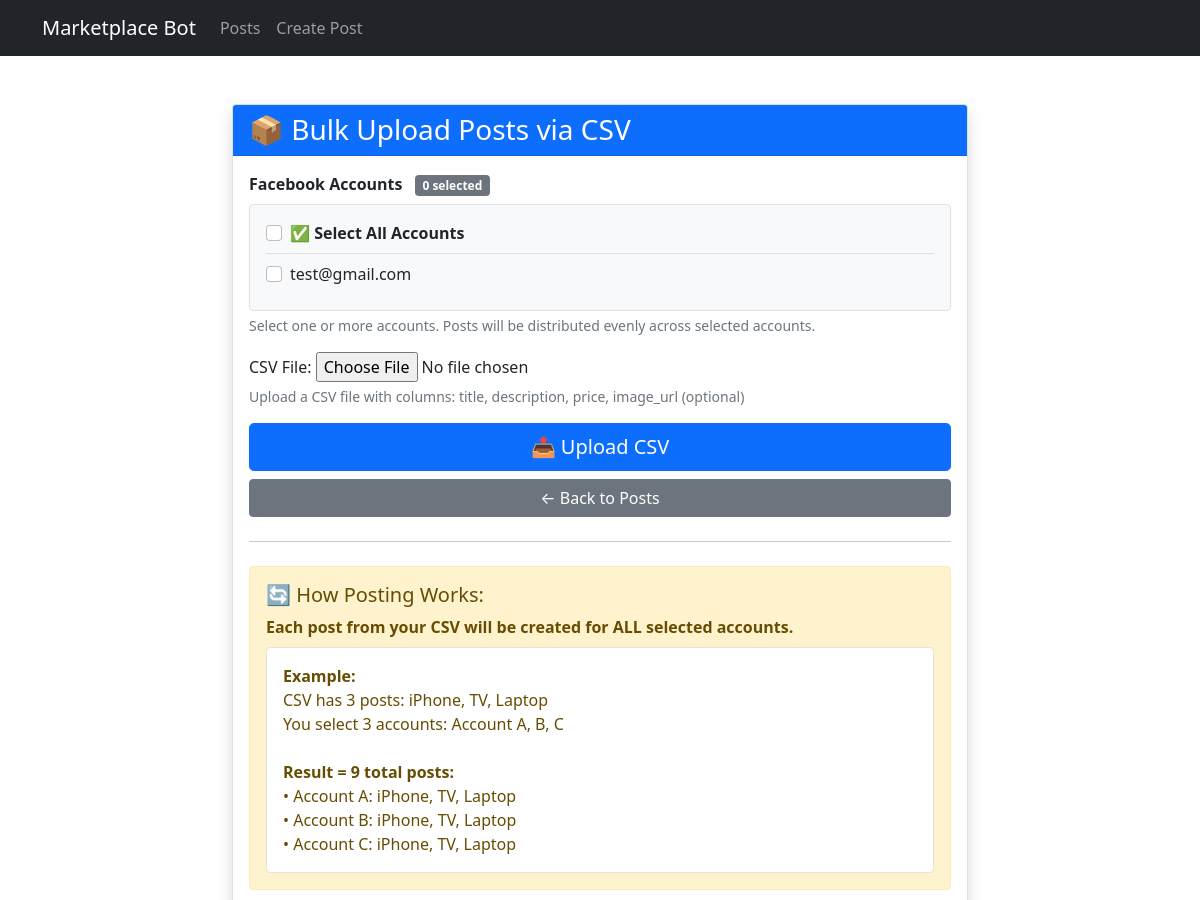
Page /bulk-upload/ (upper part) on the earlier database version.
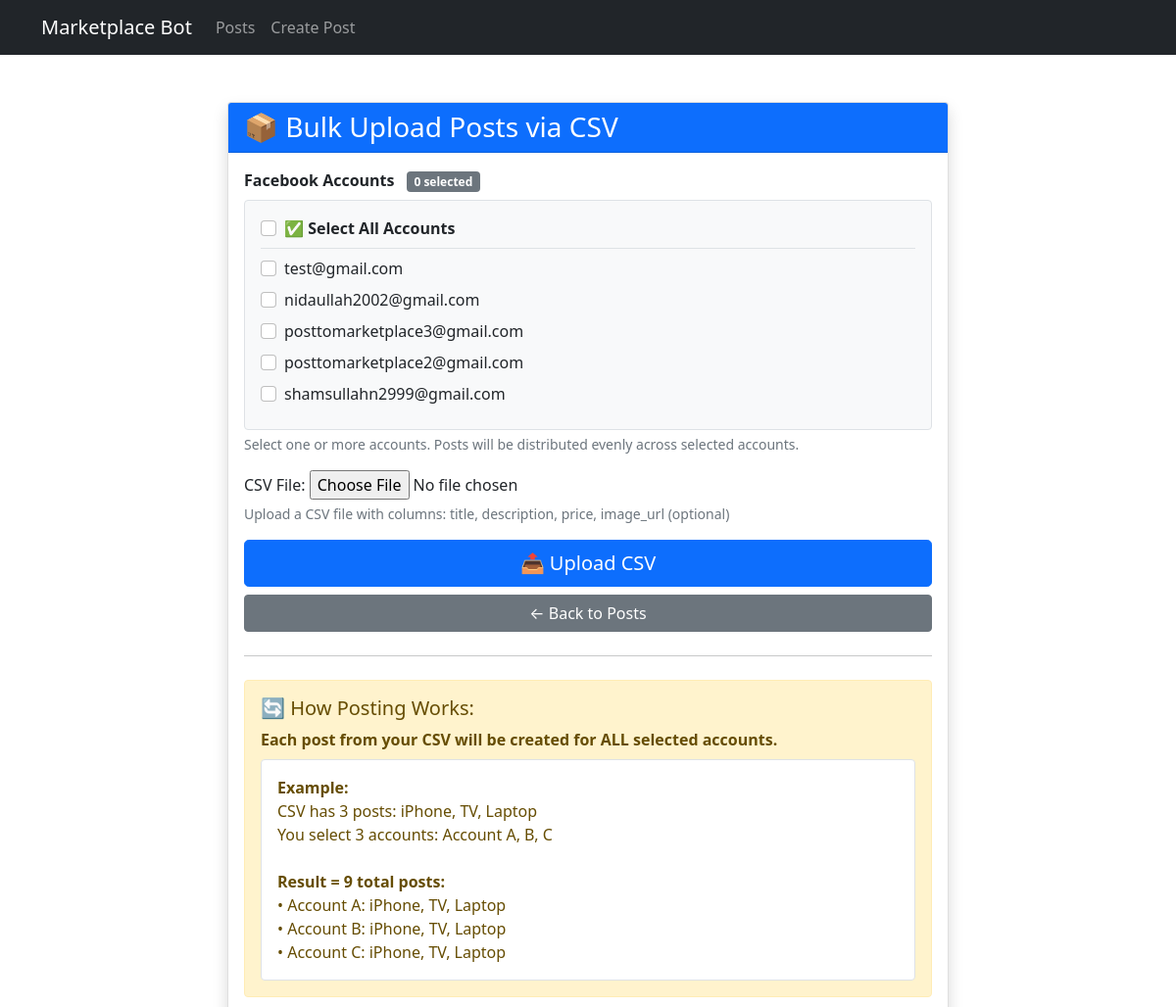
Same page on the later database version.
### accounts/models.py (models this page shows, shortened)
class FacebookAccount(models.Model):
    user = models.ForeignKey(settings.AUTH_USER_MODEL, on_delete=models.CASCADE,
                             related_name='facebook_accounts', null=True, blank=True)
    email = models.EmailField()
    encrypted_password = models.TextField()  # Encrypted password storage
    session_cookie = models.TextField(blank=True, null=True)
    created_at = models.DateTimeField(auto_now_add=True)
    @property
    def password(self):
        """
        Property for backward compatibility.
        Allows accessing password like: account.password

        Returns:
            str: Decrypted password
        """
        return self.get_password()

### postings/views.py (the view)
# urls.py: path('bulk-upload/', views.bulk_upload_posts, name='bulk_upload_posts'),
def bulk_upload_posts(request):
    if request.method == 'POST':
        form = BulkPostUploadForm(request.POST, request.FILES)
        if form.is_valid():
            csv_file = request.FILES['csv_file']
            if not csv_file.name.endswith('.csv'):
                messages.error(request, 'Please upload a CSV file.')
                return redirect('bulk_upload_posts')
            selected_accounts = list(form.cleaned_data['accounts'])
            try:
                decoded_file = csv_file.read().decode('utf-8').splitlines()
                csv_reader = csv.DictReader(decoded_file)
                success_count = 0
                error_count = 0
                errors = []
                posts_data = []  # Store validated post data
                for row_num, row in enumerate(csv_reader, start=2):
                    try:
                        title = row.get('title', '').strip()
                        description = row.get('description', '').strip()
                        price = row.get('price', '').strip()
                        image_url = row.get('image_url', '').strip()
                        if not all([title, description, price]):
                            errors.append(
                                f"Row {row_num}: Missing required fields (title, description, or price)")
                            error_count += 1
                            continue
                        try:
                            price_decimal = float(price)
                            if price_decimal < 0:
                                raise ValueError("Price cannot be negative")
                        except ValueError as e:
                            errors.append(
                                f"Row {row_num}: Invalid price '{price}' - {str(e)}")
                            error_count += 1
                            continue
                        image_file = None
                        if image_url:
                            try:
                                response = requests.get(
                                    image_url, timeout=10, stream=True)
                                if response.status_code == 200:
                                    parsed_url = urlparse(image_url)
                                    filename = os.path.basename(
                                        parsed_url.path)
                                    if not filename or '.' not in filename:
                                        filename = f"{title[:30].replace(' ', '_')}.jpg"
                                    image_file = ContentFile(
                                        response.content, name=filename)
                                else:
                                    errors.append(
                                        f"Row {row_num}: Failed to download image from URL (HTTP {response.status_code})")
                            except requests.exceptions.RequestException as e:
                                errors.append(
                                    f"Row {row_num}: Error downloading image - {str(e)}")
                            except Exception as e:
                                errors.append(
                                    f"Row {row_num}: Error processing image - {str(e)}")
                        posts_data.append({
                            'title': title,
                            'description': description,
                            'price': price_decimal,
                            'image_file': image_file
                        })
                    except Exception as e:
                        errors.append(
                            f"Row {row_num}: Unexpected error - {str(e)}")
                        error_count += 1
                        continue
                for post_data in posts_data:
                    for account in selected_accounts:
                        scheduled_time = timezone.now()
                        post = MarketplacePost.objects.create(
                            account=account,
                            title=post_data['title'],
                            description=post_data['description'],
                            price=post_data['price'],
                            scheduled_time=scheduled_time,
                            posted=False
                        )
                        if post_data.get('image_file'):
                            post.image.save(
                                post_data['image_file'].name,
                                post_data['image_file'],
                                save=True
                            )
                        success_count += 1
                if success_count > 0:
                    num_posts = len(posts_data)
                    num_accounts = len(selected_accounts)
                    messages.success(
                        request, f'✅ Successfully created {success_count} posts! ({num_posts} post(s) × {num_accounts} account(s))')
                if error_count > 0:
                    error_message = f'❌ {error_count} error(s) occurred:<br>'
                    error_message += '<br>'.join(errors[:10])
                    if len(errors) > 10:
                        error_message += f'<br>... and {len(errors) - 10} more errors'
                    messages.error(request, error_message)
                if success_count > 0:
                    return redirect('post_list')
            except Exception as e:
                messages.error(request, f'Error processing CSV file: {str(e)}')
                return redirect('bulk_upload_posts')
    else:
        form = BulkPostUploadForm()
    return render(request, 'postings/bulk_upload_posts.html', {'form': form})

### postings/forms.py
class BulkPostUploadForm(forms.Form):
    accounts = forms.ModelMultipleChoiceField(
        queryset=FacebookAccount.objects.all(),
        label='Facebook Accounts',
        help_text='Select one or more accounts to distribute posts across (hold Ctrl/Cmd to select multiple)',
        required=True,
        widget=forms.SelectMultiple(
            attrs={'class': 'form-select', 'size': '5'})
    )
    csv_file = forms.FileField(
        label='CSV File',
        help_text='Upload a CSV file with columns: title, description, price, image_url (optional)',
        widget=forms.FileInput(attrs={'accept': '.csv'})
    )

### postings/templates/postings/bulk_upload_posts.html (shortened to what this page needs)
{% extends 'base.html' %}  {% block content %}
<div class="container mt-5">
  <div class="row">
    <div class="col-md-8 offset-md-2">
      <div class="card shadow">
        <div class="card-header bg-primary text-white">
          <h3 class="mb-0">📦 Bulk Upload Posts via CSV</h3>
        </div>
        <div class="card-body">
          <form method="post" enctype="multipart/form-data" id="bulkUploadForm">
            <div class="mb-3">
              <label class="form-label fw-bold">
                Facebook Accounts
                <span id="accountCount" class="badge bg-primary ms-2"
                  >0 selected</span
                >
              </label>
              <div class="border rounded p-3 bg-light">
                <div class="form-check mb-2 pb-2 border-bottom">
                  <input
                    class="form-check-input"
                    type="checkbox"
                    id="selectAllAccounts"
                  />
                  <label
                    class="form-check-label fw-bold"
                    for="selectAllAccounts"
                  >
                    ✅ Select All Accounts
                  </label>
                </div>
                {% for account in form.accounts.field.queryset %}
                <div class="form-check mb-2">
                  <input
                    class="form-check-input account-checkbox"
                    type="checkbox"
                    name="accounts"
                    value="{{ account.pk }}"
                    id="account_{{ account.pk }}"
                  />
                  <label
                    class="form-check-label"
                    for="account_{{ account.pk }}"
                  >
                    {{ account.email }}
                  </label>
                </div>
                {% endfor %}
              </div>
              <div class="form-text">
                Select one or more accounts. Posts will be distributed evenly
                across selected accounts.
              </div>
            </div>
            <div class="mb-3">
              {{ form.csv_file.label_tag }} {{ form.csv_file }}
              <div class="form-text">{{ form.csv_file.help_text }}</div>
            </div>
            <div class="d-grid gap-2">
              <button type="submit" class="btn btn-primary btn-lg">
                📤 Upload CSV
              </button>
              <a href="{% url 'post_list' %}" class="btn btn-secondary">
                ← Back to Posts
              </a>
            </div>
          </form>
          <hr class="my-4" />
          <div class="alert alert-warning">
            <h5>🔄 How Posting Works:</h5>
            <p class="mb-2">
              <strong
                >Each post from your CSV will be created for ALL selected
                accounts.</strong
              >
            </p>
            <div class="bg-white p-3 rounded border">
              <strong>Example:</strong><br />
              CSV has 3 posts: iPhone, TV, Laptop<br />
              You select 3 accounts: Account A, B, C<br />
              <br />
              <strong>Result = 9 total posts:</strong><br />
              • Account A: iPhone, TV, Laptop<br />
              • Account B: iPhone, TV, Laptop<br />
              • Account C: iPhone, TV, Laptop<br />
            </div>
          </div>
        </div>
      </div>
    </div>
  </div>
</div>
{% endblock %}

Differences in the rows shown:
added FacebookAccount: email "nidaullah2002@gmail.com"
added FacebookAccount: email "posttomarketplace3@gmail.com"
added FacebookAccount: email "posttomarketplace2@gmail.com"
added FacebookAccount: email "shamsullahn2999@gmail.com"
